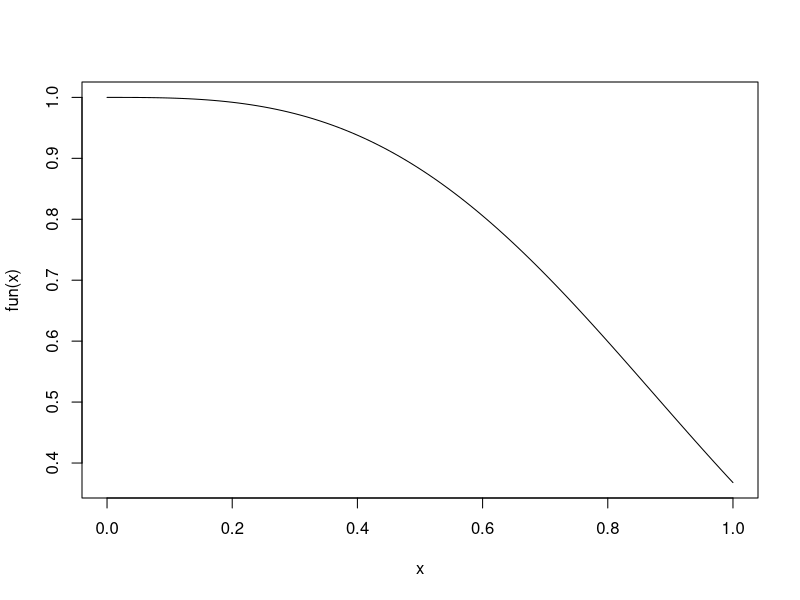
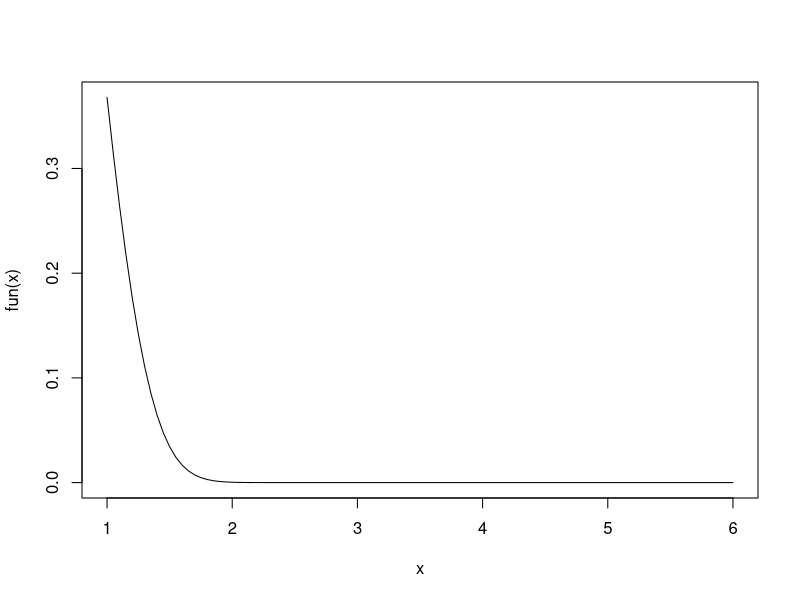

These charts were generated, in order, by the following R code:
## ---- chunk 1
library("tidyverse")

## ---- chunk 2

fun <- function(x) exp(-x^3)

us <- runif(10000) %>% sort()
mce <- mean(exp(-us^3)) 
int <- integrate(function(x)exp(-x^3), 0, 1) 

k <- 6
print(paste("Monte Carlo Integral:", mce %>% round(k)))
print(paste("Base R Integral:", int$value %>% round(k)))

curve(fun, 0, 1)
## ---- chunk 3
a = 1
b = 6
us <- runif(10000, min=a, max=b) %>% sort()
mce <- (mean(exp(-us^3))*(a-b)) 
int <- integrate(function(x)exp(-x^3), lower=2, upper=5) 
curve(fun, a, b)


k <- 6
print(paste("Monte Carlo Integral:", mce %>% round(k)))
print(paste("Base R Integral:", int$value %>% round(k)))

## ---- chunk 4
# generate samples from the exponential distribution
x <- rexp(10000)
mce <- mean(fun(x+1) / dexp(x))

int <- integrate(fun, 1, Inf)

k <- 6
print(paste("Monte Carlo Integral:", mce %>% round(k)))
print(paste("Base R Integral:", int$value %>% round(k)))


